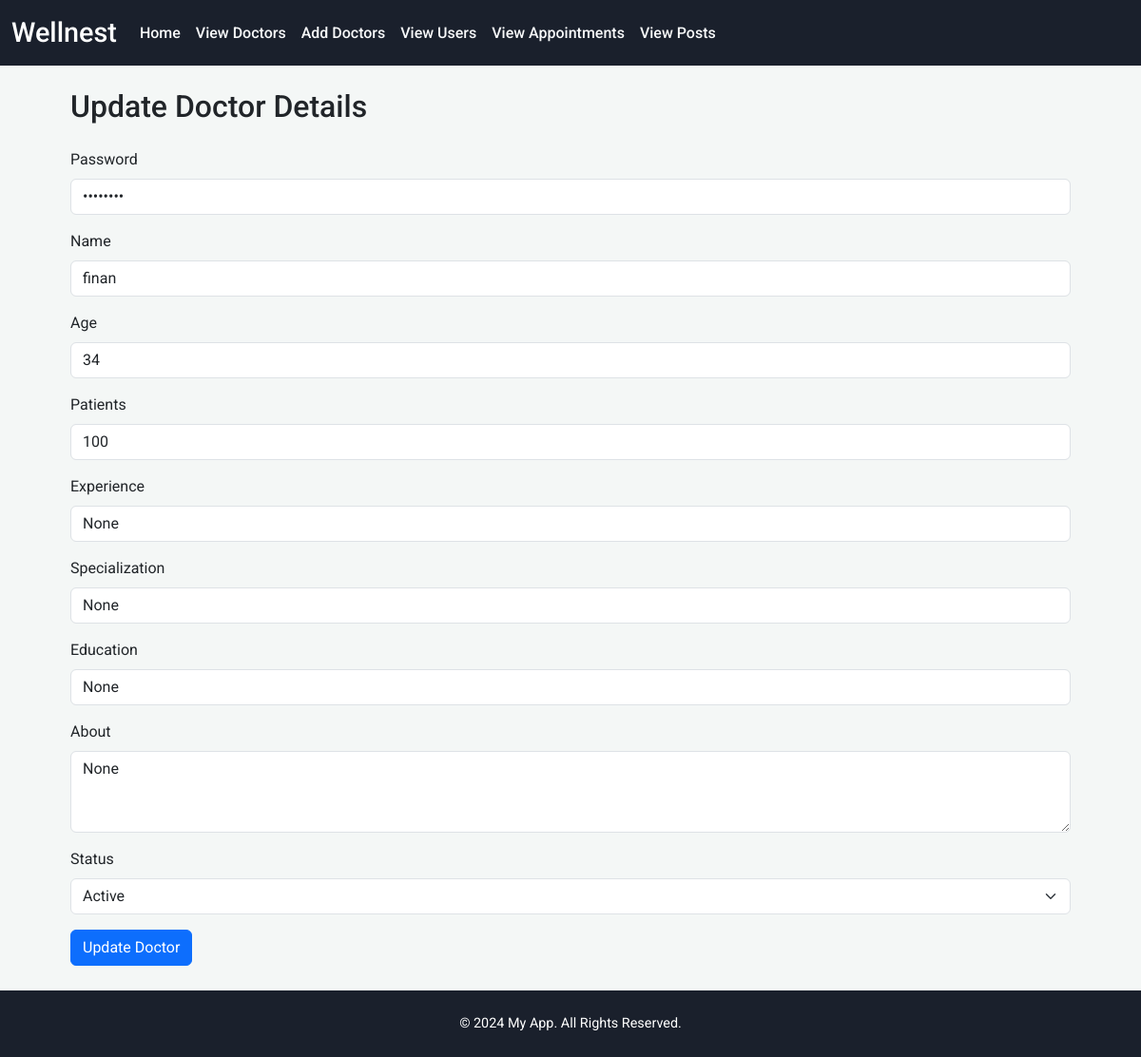
Screenshot of /update_doctor/finan@gmail.com with the database file from the repository.
### Home/models.py (models this page shows)
class Doctor(models.Model):
    email = models.EmailField(primary_key=True)
    password = models.CharField( max_length=128)
    name = models.CharField(max_length=255, blank=True, null=True)
    age = models.PositiveIntegerField( blank=True, null=True)
    patents = models.PositiveIntegerField( blank=True, null=True,default=100)
    experence = models.CharField( max_length=128,blank=True, null=True)
    rating = models.IntegerField(default=1)
    specialization = models.CharField( max_length=255, blank=True, null=True)
    education = models.CharField( max_length=255, blank=True, null=True)
    about = models.CharField(blank=True, null=True,max_length=255)
    ProfileUpdated=models.IntegerField(default=0)
    status=models.IntegerField(default=1)

### Admin/views.py (the view)
# urls.py: path('update_doctor/<str:email>', views.update_doctor, name='update_doctor'),
def update_doctor(request, email):
    print("UPDATION")
    doctor = get_object_or_404(Doctor, email=email)
    if request.method == 'POST':
        form = DoctorForm2(request.POST, instance=doctor)
        print(form.errors)
        if form.is_valid():
            print("Saved")
            form.save()
            return redirect('Admin:viewdoctors')
        return redirect('Admin:viewdoctors')
    else:
        form = DoctorForm(instance=doctor)  # Populate form with existing doctor data
    return render(request, 'update_doctor.html', {'form': form, 'doctor': doctor})

### Admin/forms.py
class DoctorForm(forms.ModelForm):
    class Meta:
        model = Doctor
        fields = ['email', 'password', 'name', 'age', 'patents', 'experence', 'specialization', 'education', 'about']

### Templates/update_doctor.html (shortened to what this page needs)
{% extends 'base.html' %}
{% block content %}
<div class="container mt-4">
    <h2 class="mb-4">Update Doctor Details</h2>
    <form method="POST" action="{% url 'Admin:update_doctor' email=doctor.email %}">
        <div class="mb-3">
            <label for="password" class="form-label">Password</label>
            <input type="password" class="form-control" id="password" name="password" value="{{ form.password.value }}" required>
        </div>
        <div class="mb-3">
            <label for="name" class="form-label">Name</label>
            <input type="text" class="form-control" id="name" name="name" value="{{ form.name.value }}">
        </div>
        <div class="mb-3">
            <label for="age" class="form-label">Age</label>
            <input type="number" class="form-control" id="age" name="age" value="{{ form.age.value }}">
        </div>
        <div class="mb-3">
            <label for="patients" class="form-label">Patients</label>
            <input type="number" class="form-control" id="patients" name="patents" value="{{ form.patents.value }}">
        </div>
        <div class="mb-3">
            <label for="experience" class="form-label">Experience</label>
            <input type="text" class="form-control" id="experience" name="experence" value="{{ form.experence.value }}">
        </div>
        <div class="mb-3">
            <label for="specialization" class="form-label">Specialization</label>
            <input type="text" class="form-control" id="specialization" name="specialization" value="{{ form.specialization.value }}">
        </div>
        <div class="mb-3">
            <label for="education" class="form-label">Education</label>
            <input type="text" class="form-control" id="education" name="education" value="{{ form.education.value }}">
        </div>
        <div class="mb-3">
            <label for="about" class="form-label">About</label>
            <textarea class="form-control" id="about" name="about" rows="3">{{ form.about.value }}</textarea>
        </div>
        <div class="mb-3">
            <label for="status" class="form-label">Status</label>
            <select class="form-select" id="status" name="status">
                <option value="1" {% if form.status.value == 1 %}selected{% endif %}>Active</option>
            </select>
        </div>
        <button type="submit" class="btn btn-primary">Update Doctor</button>
    </form>
</div>
<BR>
    <BR>
        <BR>
            <BR>
{% endblock %}

### Templates/base.html (style rules this page uses)
body { background-color: #f4f7f6; font-family: 'Roboto', sans-serif; margin: 0; padding: 0; }
.container { max-width: 1100px; margin-top: 30px; }

### rows the page displays
Doctor: name "finan", specialization "None", education "None", about "None"
